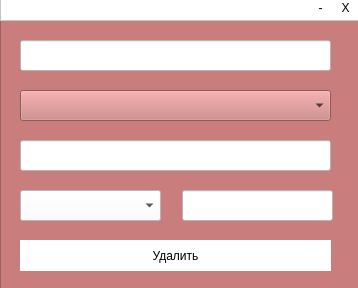
<?xml version="1.0" encoding="UTF-8"?>
<ui version="4.0">
 <class>MainWindow</class>
 <widget class="QMainWindow" name="MainWindow">
  <property name="geometry">
   <rect>
    <x>0</x>
    <y>0</y>
    <width>358</width>
    <height>288</height>
   </rect>
  </property>
  <property name="windowTitle">
   <string>Magic Photo</string>
  </property>
  <property name="layoutDirection">
   <enum>Qt::LeftToRight</enum>
  </property>
  <property name="autoFillBackground">
   <bool>false</bool>
  </property>
  <property name="styleSheet">
   <string notr="true">background-color: rgb(255, 255, 255);</string>
  </property>
  <property name="toolButtonStyle">
   <enum>Qt::ToolButtonIconOnly</enum>
  </property>
  <property name="tabShape">
   <enum>QTabWidget::Triangular</enum>
  </property>
  <widget class="QWidget" name="centralwidget">
   <widget class="QFrame" name="frame">
    <property name="geometry">
     <rect>
      <x>0</x>
      <y>20</y>
      <width>361</width>
      <height>271</height>
     </rect>
    </property>
    <property name="cursor">
     <cursorShape>ArrowCursor</cursorShape>
    </property>
    <property name="layoutDirection">
     <enum>Qt::LeftToRight</enum>
    </property>
    <property name="styleSheet">
     <string notr="true">background-color: rgb(201, 125, 125);</string>
    </property>
    <property name="frameShape">
     <enum>QFrame::StyledPanel</enum>
    </property>
    <property name="frameShadow">
     <enum>QFrame::Raised</enum>
    </property>
    <property name="lineWidth">
     <number>15</number>
    </property>
    <widget class="QComboBox" name="comboBox">
     <property name="geometry">
      <rect>
       <x>20</x>
       <y>70</y>
       <width>311</width>
       <height>31</height>
      </rect>
     </property>
     <property name="palette">
      <palette>
       <active>
        <colorrole role="Button">
         <brush brushstyle="SolidPattern">
          <color alpha="255">
           <red>255</red>
           <green>255</green>
           <blue>255</blue>
          </color>
         </brush>
        </colorrole>
        <colorrole role="Base">
         <brush brushstyle="SolidPattern">
          <color alpha="255">
           <red>255</red>
           <green>255</green>
           <blue>255</blue>
          </color>
         </brush>
        </colorrole>
        <colorrole role="Window">
         <brush brushstyle="SolidPattern">
          <color alpha="255">
           <red>255</red>
           <green>255</green>
           <blue>255</blue>
          </color>
         </brush>
        </colorrole>
       </active>
       <inactive>
        <colorrole role="Button">
         <brush brushstyle="SolidPattern">
          <color alpha="255">
           <red>255</red>
           <green>255</green>
           <blue>255</blue>
          </color>
         </brush>
        </colorrole>
        <colorrole role="Base">
         <brush brushstyle="SolidPattern">
          <color alpha="255">
           <red>255</red>
           <green>255</green>
           <blue>255</blue>
          </color>
         </brush>
        </colorrole>
        <colorrole role="Window">
         <brush brushstyle="SolidPattern">
          <color alpha="255">
           <red>255</red>
           <green>255</green>
           <blue>255</blue>
          </color>
         </brush>
        </colorrole>
       </inactive>
       <disabled>
        <colorrole role="Button">
         <brush brushstyle="SolidPattern">
          <color alpha="255">
           <red>255</red>
           <green>255</green>
           <blue>255</blue>
          </color>
         </brush>
        </colorrole>
        <colorrole role="Base">
         <brush brushstyle="SolidPattern">
          <color alpha="255">
           <red>255</red>
           <green>255</green>
           <blue>255</blue>
          </color>
         </brush>
        </colorrole>
        <colorrole role="Window">
         <brush brushstyle="SolidPattern">
          <color alpha="255">
           <red>255</red>
           <green>255</green>
           <blue>255</blue>
          </color>
         </brush>
        </colorrole>
       </disabled>
      </palette>
     </property>
     <property name="styleSheet">
      <string notr="true">QComboBox {
	background-color: rgb(255, 255, 255);
}
QComboBox::drop-arrrow
{
border : 2px solid green;
content: &quot;&gt;&quot;
}</string>
     </property>
    </widget>
    <widget class="QComboBox" name="comboBox_2">
     <property name="geometry">
      <rect>
       <x>20</x>
       <y>170</y>
       <width>141</width>
       <height>31</height>
      </rect>
     </property>
     <property name="styleSheet">
      <string notr="true">QComboBox {
	background-color: rgb(255, 255, 255);
}
QComboBox::drop-arrrow
{
border : 2px solid green;
}</string>
     </property>
    </widget>
    <widget class="QPushButton" name="pushButton_2">
     <property name="geometry">
      <rect>
       <x>20</x>
       <y>220</y>
       <width>311</width>
       <height>31</height>
      </rect>
     </property>
     <property name="styleSheet">
      <string notr="true">background-color: rgb(255, 255, 255);
border-radius: 0px</string>
     </property>
     <property name="text">
      <string>Удалить</string>
     </property>
    </widget>
    <widget class="QLineEdit" name="lineEdit">
     <property name="geometry">
      <rect>
       <x>182</x>
       <y>170</y>
       <width>151</width>
       <height>31</height>
      </rect>
     </property>
     <property name="styleSheet">
      <string notr="true">background-color: rgb(255, 255, 255);</string>
     </property>
    </widget>
    <widget class="QLineEdit" name="lineEdit_2">
     <property name="geometry">
      <rect>
       <x>20</x>
       <y>20</y>
       <width>311</width>
       <height>31</height>
      </rect>
     </property>
     <property name="styleSheet">
      <string notr="true">background-color: rgb(255, 255, 255);</string>
     </property>
    </widget>
    <widget class="QLineEdit" name="lineEdit_3">
     <property name="geometry">
      <rect>
       <x>20</x>
       <y>120</y>
       <width>311</width>
       <height>31</height>
      </rect>
     </property>
     <property name="styleSheet">
      <string notr="true">background-color: rgb(255, 255, 255);</string>
     </property>
    </widget>
   </widget>
   <widget class="QFrame" name="frame_2">
    <property name="geometry">
     <rect>
      <x>0</x>
      <y>-10</y>
      <width>361</width>
      <height>31</height>
     </rect>
    </property>
    <property name="styleSheet">
     <string notr="true">background-color: rgb(255, 255, 255);</string>
    </property>
    <property name="frameShape">
     <enum>QFrame::StyledPanel</enum>
    </property>
    <property name="frameShadow">
     <enum>QFrame::Raised</enum>
    </property>
    <widget class="QPushButton" name="pushButton_9">
     <property name="geometry">
      <rect>
       <x>310</x>
       <y>10</y>
       <width>21</width>
       <height>16</height>
      </rect>
     </property>
     <property name="styleSheet">
      <string notr="true">background-color: rgb(255, 255, 255);
border: none;</string>
     </property>
     <property name="text">
      <string>-</string>
     </property>
    </widget>
    <widget class="QPushButton" name="pushButton_10">
     <property name="geometry">
      <rect>
       <x>330</x>
       <y>10</y>
       <width>31</width>
       <height>16</height>
      </rect>
     </property>
     <property name="styleSheet">
      <string notr="true">background-color: rgb(255, 255, 255);
border: none;</string>
     </property>
     <property name="text">
      <string>Х</string>
     </property>
    </widget>
   </widget>
  </widget>
 </widget>
 <resources/>
 <connections/>
</ui>
